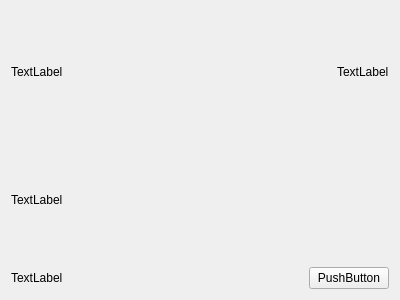
<?xml version="1.0" encoding="UTF-8"?>
<ui version="4.0">
 <class>startupPage</class>
 <widget class="StartupPage" name="startupPage">
  <property name="geometry">
   <rect>
    <x>0</x>
    <y>0</y>
    <width>400</width>
    <height>300</height>
   </rect>
  </property>
  <property name="windowTitle">
   <string>Form</string>
  </property>
  <layout class="QVBoxLayout" name="verticalLayout">
   <item>
    <layout class="QHBoxLayout" name="horizontalLayout_2">
     <item>
      <widget class="QLabel" name="statusLabel">
       <property name="text">
        <string>TextLabel</string>
       </property>
      </widget>
     </item>
     <item>
      <spacer name="horizontalSpacer">
       <property name="orientation">
        <enum>Qt::Horizontal</enum>
       </property>
       <property name="sizeHint" stdset="0">
        <size>
         <width>40</width>
         <height>20</height>
        </size>
       </property>
      </spacer>
     </item>
     <item>
      <widget class="QLabel" name="movieLabel">
       <property name="text">
        <string>TextLabel</string>
       </property>
      </widget>
     </item>
    </layout>
   </item>
   <item>
    <layout class="QHBoxLayout" name="horizontalLayout_3">
     <item>
      <widget class="QLabel" name="errorLabel">
       <property name="text">
        <string>TextLabel</string>
       </property>
       <property name="openExternalLinks">
        <bool>true</bool>
       </property>
      </widget>
     </item>
    </layout>
   </item>
   <item>
    <layout class="QHBoxLayout" name="horizontalLayout">
     <item>
      <widget class="QLabel" name="label">
       <property name="text">
        <string>TextLabel</string>
       </property>
       <property name="openExternalLinks">
        <bool>true</bool>
       </property>
       <property name="LPCText" stdset="0">
        <cstring>Learn more about Live Parental Controls</cstring>
       </property>
       <property name="LPCTextURL" stdset="0">
        <cstring>http://netgear.opendns.com/support/switch/windows</cstring>
       </property>
      </widget>
     </item>
     <item>
      <spacer name="horizontalSpacer_2">
       <property name="orientation">
        <enum>Qt::Horizontal</enum>
       </property>
       <property name="sizeHint" stdset="0">
        <size>
         <width>40</width>
         <height>20</height>
        </size>
       </property>
      </spacer>
     </item>
     <item>
      <widget class="QPushButton" name="pushButton_2">
       <property name="text">
        <string>PushButton</string>
       </property>
       <property name="autoDefault">
        <bool>true</bool>
       </property>
       <property name="LPCText" stdset="0">
        <cstring>Exit</cstring>
       </property>
      </widget>
     </item>
    </layout>
   </item>
  </layout>
 </widget>
 <customwidgets>
  <customwidget>
   <class>StartupPage</class>
   <extends>QWidget</extends>
   <header>startuppage.h</header>
   <container>1</container>
  </customwidget>
 </customwidgets>
 <resources/>
 <connections>
  <connection>
   <sender>pushButton_2</sender>
   <signal>clicked()</signal>
   <receiver>startupPage</receiver>
   <slot>exitApp()</slot>
   <hints>
    <hint type="sourcelabel">
     <x>352</x>
     <y>278</y>
    </hint>
    <hint type="destinationlabel">
     <x>199</x>
     <y>149</y>
    </hint>
   </hints>
  </connection>
 </connections>
</ui>
